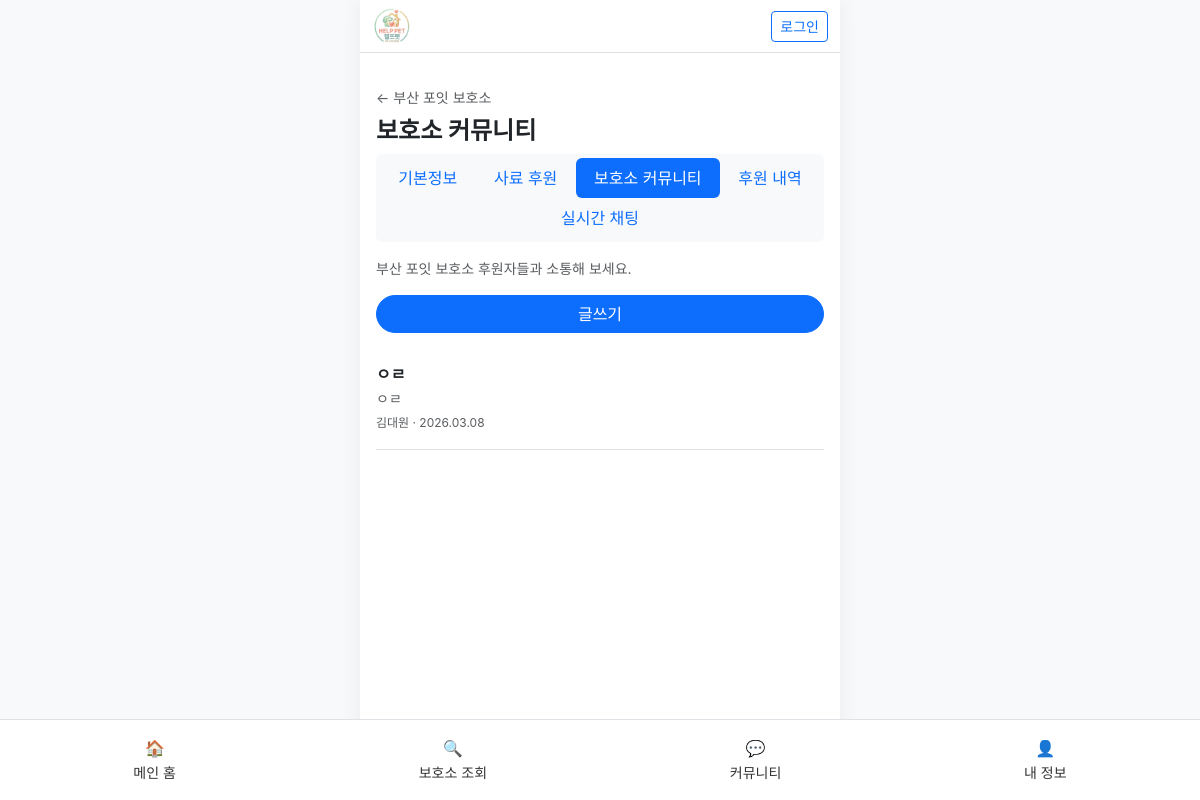
/shelter/5/community/, run on the app's committed database.
### shelter/models.py (models this page shows, shortened)
class Shelter(models.Model):
    REGION_CHOICES = [
        ('서울', '서울'), ('부산', '부산'), ('대구', '대구'), ('인천', '인천'), ('광주', '광주'),
        ('대전', '대전'), ('울산', '울산'), ('세종', '세종'), ('경기', '경기'), ('강원', '강원'),
        ('충북', '충북'), ('충남', '충남'), ('전북', '전북'), ('전남', '전남'), ('경북', '경북'),
        ('경남', '경남'), ('제주', '제주'),
    ]
    name = models.CharField(max_length=100, verbose_name="보호소명")
    region = models.CharField(max_length=20, choices=REGION_CHOICES, default='서울', verbose_name="지역")
    address = models.CharField(max_length=200, verbose_name="주소")
    phone = models.CharField(max_length=20, blank=True, verbose_name="연락처")
    description = models.TextField(verbose_name="보호소소개")
    image = models.ImageField(upload_to='shelters/', verbose_name="보호소이미지", blank=True, null=True)
    target_product = models.ForeignKey(Product, on_delete=models.SET_NULL, null=True, blank=True, verbose_name="필요사료")

### board/models.py (models this page shows, shortened)
class Post(models.Model):
    author = models.ForeignKey(User, on_delete=models.CASCADE, verbose_name="작성자")
    shelter = models.ForeignKey(
        'shelter.Shelter', on_delete=models.CASCADE, null=True, blank=True,
        verbose_name="보호소", related_name="community_posts"
    )
    title = models.CharField(max_length=200, verbose_name="제목")
    content = models.TextField(verbose_name="내용")
    image = models.ImageField(upload_to='posts/', blank=True, null=True, verbose_name="이미지")
    created_at = models.DateTimeField(auto_now_add=True, verbose_name="작성일")
    updated_at = models.DateTimeField(auto_now=True, verbose_name="수정일")
    class Meta:
        ordering = ['-created_at']
        verbose_name = "게시글"
        verbose_name_plural = "게시글"

### board/views.py (the view)
# urls.py: path('<int:shelter_pk>/community/', board_views.shelter_community_list, name='shelter_community_list'),
def shelter_community_list(request, shelter_pk):
    shelter = get_object_or_404(Shelter, pk=shelter_pk)
    posts = Post.objects.filter(shelter=shelter)
    return render(request, 'board/shelter_community_list.html', {
        'shelter': shelter,
        'posts': posts,
    })

### templates/board/shelter_community_list.html
{% extends 'base.html' %}
{% block content %}
<div class="py-3">
    <a href="{% url 'shelter_detail_info' shelter.pk %}" class="text-decoration-none text-muted small">← {{ shelter.name }}</a>
    <h4 class="fw-bold mt-2">보호소 커뮤니티</h4>
    <ul class="nav nav-pills nav-fill bg-light rounded p-1 mb-3" role="tablist">
        <li class="nav-item"><a class="nav-link" href="{% url 'shelter_detail_info' shelter.pk %}">기본정보</a></li>
        <li class="nav-item"><a class="nav-link" href="{% url 'shelter_donate' shelter.pk %}">사료 후원</a></li>
        <li class="nav-item"><a class="nav-link active" href="{% url 'shelter_community_list' shelter.pk %}">보호소 커뮤니티</a></li>
        <li class="nav-item"><a class="nav-link" href="{% url 'shelter_donations' shelter.pk %}">후원 내역</a></li>
        <li class="nav-item"><a class="nav-link" href="{% url 'shelter_chat' shelter.pk %}">실시간 채팅</a></li>
    </ul>
    <p class="text-muted small">{{ shelter.name }} 후원자들과 소통해 보세요.</p>
    <a href="{% url 'shelter_community_post_create' shelter.pk %}" class="btn btn-primary w-100 mb-3 rounded-pill">글쓰기</a>
    <div class="list-group list-group-flush">
        {% for post in posts %}
        <a href="{% url 'shelter_community_post_detail' shelter.pk post.pk %}" class="list-group-item list-group-item-action border-0 border-bottom py-3 px-0">
            <h6 class="fw-bold text-dark mb-1">{{ post.title }}</h6>
            <p class="text-muted small mb-0">{{ post.content|truncatewords:15 }}</p>
            <span class="text-muted" style="font-size: 0.75rem;">{{ post.author.username }} · {{ post.created_at|date:"Y.m.d" }}</span>
        </a>
        {% empty %}
        <div class="text-center py-5">
            <p class="text-muted">아직 글이 없습니다.</p>
        </div>
        {% endfor %}
    </div>
</div>
{% endblock %}

### templates/base.html (style rules this page uses)
body { font-family: 'Pretendard', -apple-system, sans-serif; background-color: #f8f9fa; }

### data on the page
Shelter: name "부산 포잇 보호소"
Post: title "ㅇㄹ", content "ㅇㄹ", author.username "김대원", created_at "2026.03.08"
